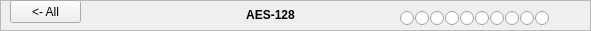
       <widget class="QFrame" name="fr_eaesh">
        <property name="geometry">
         <rect>
          <x>0</x>
          <y>0</y>
          <width>591</width>
          <height>31</height>
         </rect>
        </property>
        <property name="frameShape">
         <enum>QFrame::StyledPanel</enum>
        </property>
        <property name="frameShadow">
         <enum>QFrame::Raised</enum>
        </property>
        <widget class="QPushButton" name="btn_eaesh_all">
         <property name="geometry">
          <rect>
           <x>10</x>
           <y>0</y>
           <width>71</width>
           <height>23</height>
          </rect>
         </property>
         <property name="text">
          <string>&lt;- All</string>
         </property>
        </widget>
        <widget class="QLabel" name="lbl_eaesh_aes">
         <property name="geometry">
          <rect>
           <x>120</x>
           <y>0</y>
           <width>301</width>
           <height>31</height>
          </rect>
         </property>
         <property name="text">
          <string>&lt;html&gt;&lt;head/&gt;&lt;body&gt;&lt;p&gt;&lt;span style=&quot; font-size:9pt; font-weight:600;&quot;&gt;AES-128&lt;/span&gt;&lt;/p&gt;&lt;/body&gt;&lt;/html&gt;</string>
         </property>
         <property name="alignment">
          <set>Qt::AlignCenter</set>
         </property>
        </widget>
        <widget class="QRadioButton" name="rbtn_eaesh1">
         <property name="geometry">
          <rect>
           <x>400</x>
           <y>10</y>
           <width>16</width>
           <height>16</height>
          </rect>
         </property>
         <property name="text">
          <string/>
         </property>
        </widget>
        <widget class="QRadioButton" name="rbtn_eaesh2">
         <property name="geometry">
          <rect>
           <x>415</x>
           <y>10</y>
           <width>16</width>
           <height>16</height>
          </rect>
         </property>
         <property name="text">
          <string/>
         </property>
        </widget>
        <widget class="QRadioButton" name="rbtn_eaesh4">
         <property name="geometry">
          <rect>
           <x>445</x>
           <y>10</y>
           <width>16</width>
           <height>16</height>
          </rect>
         </property>
         <property name="text">
          <string/>
         </property>
        </widget>
        <widget class="QRadioButton" name="rbtn_eaesh3">
         <property name="geometry">
          <rect>
           <x>430</x>
           <y>10</y>
           <width>16</width>
           <height>16</height>
          </rect>
         </property>
         <property name="text">
          <string/>
         </property>
        </widget>
        <widget class="QRadioButton" name="rbtn_eaesh6">
         <property name="geometry">
          <rect>
           <x>475</x>
           <y>10</y>
           <width>16</width>
           <height>16</height>
          </rect>
         </property>
         <property name="text">
          <string/>
         </property>
        </widget>
        <widget class="QRadioButton" name="rbtn_eaesh8">
         <property name="geometry">
          <rect>
           <x>505</x>
           <y>10</y>
           <width>16</width>
           <height>16</height>
          </rect>
         </property>
         <property name="text">
          <string/>
         </property>
        </widget>
        <widget class="QRadioButton" name="rbtn_eaesh7">
         <property name="geometry">
          <rect>
           <x>490</x>
           <y>10</y>
           <width>16</width>
           <height>16</height>
          </rect>
         </property>
         <property name="text">
          <string/>
         </property>
        </widget>
        <widget class="QRadioButton" name="rbtn_eaesh5">
         <property name="geometry">
          <rect>
           <x>460</x>
           <y>10</y>
           <width>16</width>
           <height>16</height>
          </rect>
         </property>
         <property name="text">
          <string/>
         </property>
        </widget>
        <widget class="QRadioButton" name="rbtn_eaesh9">
         <property name="geometry">
          <rect>
           <x>520</x>
           <y>10</y>
           <width>16</width>
           <height>16</height>
          </rect>
         </property>
         <property name="text">
          <string/>
         </property>
        </widget>
        <widget class="QRadioButton" name="rbtn_eaesh10">
         <property name="geometry">
          <rect>
           <x>535</x>
           <y>10</y>
           <width>16</width>
           <height>16</height>
          </rect>
         </property>
         <property name="text">
          <string/>
         </property>
        </widget>
       </widget>
